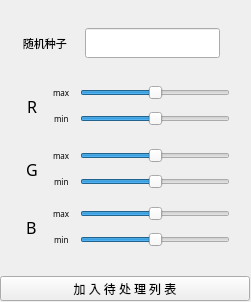
<?xml version="1.0" encoding="UTF-8"?>
<ui version="4.0">
 <class>Cui</class>
 <widget class="QWidget" name="Cui">
  <property name="geometry">
   <rect>
    <x>0</x>
    <y>0</y>
    <width>251</width>
    <height>302</height>
   </rect>
  </property>
  <property name="windowTitle">
   <string>Form</string>
  </property>
  <widget class="QWidget" name="layoutWidget">
   <property name="geometry">
    <rect>
     <x>0</x>
     <y>0</y>
     <width>252</width>
     <height>303</height>
    </rect>
   </property>
   <layout class="QVBoxLayout" name="verticalLayout_2">
    <item>
     <widget class="SimpleCardWidget" name="SimpleCardWidget">
      <property name="minimumSize">
       <size>
        <width>225</width>
        <height>270</height>
       </size>
      </property>
      <property name="maximumSize">
       <size>
        <width>250</width>
        <height>270</height>
       </size>
      </property>
      <property name="focusPolicy">
       <enum>Qt::ClickFocus</enum>
      </property>
      <layout class="QGridLayout" name="gridLayout_6">
       <item row="0" column="0">
        <layout class="QGridLayout" name="gridLayout_5">
         <item row="1" column="1">
          <layout class="QGridLayout" name="gridLayout_4">
           <item row="1" column="0">
            <widget class="HorizontalSeparator" name="HorizontalSeparator_5">
             <property name="minimumSize">
              <size>
               <width>0</width>
               <height>5</height>
              </size>
             </property>
             <property name="maximumSize">
              <size>
               <width>16777215</width>
               <height>5</height>
              </size>
             </property>
            </widget>
           </item>
           <item row="0" column="0">
            <layout class="QHBoxLayout" name="horizontalLayout">
             <item>
              <widget class="CaptionLabel" name="CaptionLabel">
               <property name="minimumSize">
                <size>
                 <width>50</width>
                 <height>30</height>
                </size>
               </property>
               <property name="maximumSize">
                <size>
                 <width>50</width>
                 <height>30</height>
                </size>
               </property>
               <property name="font">
                <font>
                 <family>萝莉体</family>
                 <pointsize>8</pointsize>
                 <weight>50</weight>
                 <bold>false</bold>
                </font>
               </property>
               <property name="text">
                <string> 随机种子</string>
               </property>
              </widget>
             </item>
             <item alignment="Qt::AlignHCenter|Qt::AlignVCenter">
              <widget class="SearchLineEdit" name="Text_seed">
               <property name="minimumSize">
                <size>
                 <width>135</width>
                 <height>30</height>
                </size>
               </property>
               <property name="maximumSize">
                <size>
                 <width>135</width>
                 <height>30</height>
                </size>
               </property>
               <property name="focusPolicy">
                <enum>Qt::ClickFocus</enum>
               </property>
               <property name="transparent" stdset="0">
                <bool>true</bool>
               </property>
              </widget>
             </item>
            </layout>
           </item>
           <item row="2" column="0">
            <layout class="QVBoxLayout" name="verticalLayout">
             <item>
              <layout class="QGridLayout" name="gridLayout">
               <item row="0" column="2">
                <widget class="Slider" name="Slider_R_max">
                 <property name="minimumSize">
                  <size>
                   <width>150</width>
                   <height>20</height>
                  </size>
                 </property>
                 <property name="maximumSize">
                  <size>
                   <width>150</width>
                   <height>20</height>
                  </size>
                 </property>
                 <property name="tabletTracking">
                  <bool>false</bool>
                 </property>
                 <property name="focusPolicy">
                  <enum>Qt::StrongFocus</enum>
                 </property>
                 <property name="contextMenuPolicy">
                  <enum>Qt::DefaultContextMenu</enum>
                 </property>
                 <property name="autoFillBackground">
                  <bool>false</bool>
                 </property>
                 <property name="styleSheet">
                  <string notr="true"/>
                 </property>
                 <property name="maximum">
                  <number>100</number>
                 </property>
                 <property name="value">
                  <number>50</number>
                 </property>
                 <property name="sliderPosition">
                  <number>50</number>
                 </property>
                 <property name="orientation">
                  <enum>Qt::Horizontal</enum>
                 </property>
                 <property name="invertedAppearance">
                  <bool>false</bool>
                 </property>
                 <property name="invertedControls">
                  <bool>false</bool>
                 </property>
                 <property name="tickPosition">
                  <enum>QSlider::NoTicks</enum>
                 </property>
                 <property name="tickInterval">
                  <number>0</number>
                 </property>
                </widget>
               </item>
               <item row="0" column="1" alignment="Qt::AlignHCenter|Qt::AlignVCenter">
                <widget class="StrongBodyLabel" name="StrongBodyLabel_11">
                 <property name="minimumSize">
                  <size>
                   <width>0</width>
                   <height>20</height>
                  </size>
                 </property>
                 <property name="maximumSize">
                  <size>
                   <width>25</width>
                   <height>20</height>
                  </size>
                 </property>
                 <property name="font">
                  <font>
                   <family>萝莉体</family>
                   <pointsize>6</pointsize>
                   <weight>50</weight>
                   <bold>false</bold>
                  </font>
                 </property>
                 <property name="text">
                  <string>max</string>
                 </property>
                </widget>
               </item>
               <item row="1" column="1" alignment="Qt::AlignHCenter|Qt::AlignVCenter">
                <widget class="StrongBodyLabel" name="StrongBodyLabel_12">
                 <property name="minimumSize">
                  <size>
                   <width>0</width>
                   <height>20</height>
                  </size>
                 </property>
                 <property name="maximumSize">
                  <size>
                   <width>25</width>
                   <height>20</height>
                  </size>
                 </property>
                 <property name="font">
                  <font>
                   <family>萝莉体</family>
                   <pointsize>6</pointsize>
                   <weight>50</weight>
                   <bold>false</bold>
                  </font>
                 </property>
                 <property name="text">
                  <string>min</string>
                 </property>
                </widget>
               </item>
               <item row="0" column="0" rowspan="2" alignment="Qt::AlignHCenter|Qt::AlignVCenter">
                <widget class="StrongBodyLabel" name="StrongBodyLabel_10">
                 <property name="minimumSize">
                  <size>
                   <width>0</width>
                   <height>40</height>
                  </size>
                 </property>
                 <property name="maximumSize">
                  <size>
                   <width>25</width>
                   <height>40</height>
                  </size>
                 </property>
                 <property name="font">
                  <font>
                   <family>萝莉体</family>
                   <pointsize>12</pointsize>
                   <weight>50</weight>
                   <bold>false</bold>
                  </font>
                 </property>
                 <property name="text">
                  <string>R</string>
                 </property>
                </widget>
               </item>
               <item row="1" column="2">
                <widget class="Slider" name="Slider_R_min">
                 <property name="minimumSize">
                  <size>
                   <width>150</width>
                   <height>20</height>
                  </size>
                 </property>
                 <property name="maximumSize">
                  <size>
                   <width>150</width>
                   <height>20</height>
                  </size>
                 </property>
                 <property name="tabletTracking">
                  <bool>false</bool>
                 </property>
                 <property name="focusPolicy">
                  <enum>Qt::StrongFocus</enum>
                 </property>
                 <property name="contextMenuPolicy">
                  <enum>Qt::DefaultContextMenu</enum>
                 </property>
                 <property name="autoFillBackground">
                  <bool>false</bool>
                 </property>
                 <property name="styleSheet">
                  <string notr="true"/>
                 </property>
                 <property name="minimum">
                  <number>-100</number>
                 </property>
                 <property name="maximum">
                  <number>0</number>
                 </property>
                 <property name="value">
                  <number>-50</number>
                 </property>
                 <property name="sliderPosition">
                  <number>-50</number>
                 </property>
                 <property name="orientation">
                  <enum>Qt::Horizontal</enum>
                 </property>
                 <property name="invertedAppearance">
                  <bool>false</bool>
                 </property>
                 <property name="invertedControls">
                  <bool>false</bool>
                 </property>
                 <property name="tickPosition">
                  <enum>QSlider::NoTicks</enum>
                 </property>
                 <property name="tickInterval">
                  <number>0</number>
                 </property>
                </widget>
               </item>
              </layout>
             </item>
             <item>
              <widget class="HorizontalSeparator" name="HorizontalSeparator">
               <property name="minimumSize">
                <size>
                 <width>0</width>
                 <height>5</height>
                </size>
               </property>
               <property name="maximumSize">
                <size>
                 <width>16777215</width>
                 <height>5</height>
                </size>
               </property>
              </widget>
             </item>
             <item>
              <layout class="QGridLayout" name="gridLayout_2">
               <item row="0" column="1" alignment="Qt::AlignHCenter|Qt::AlignVCenter">
                <widget class="StrongBodyLabel" name="StrongBodyLabel_14">
                 <property name="minimumSize">
                  <size>
                   <width>0</width>
                   <height>20</height>
                  </size>
                 </property>
                 <property name="maximumSize">
                  <size>
                   <width>25</width>
                   <height>20</height>
                  </size>
                 </property>
                 <property name="font">
                  <font>
                   <family>萝莉体</family>
                   <pointsize>6</pointsize>
                   <weight>50</weight>
                   <bold>false</bold>
                  </font>
                 </property>
                 <property name="text">
                  <string>max</string>
                 </property>
                </widget>
               </item>
               <item row="0" column="0" rowspan="2" alignment="Qt::AlignHCenter|Qt::AlignVCenter">
                <widget class="StrongBodyLabel" name="StrongBodyLabel_13">
                 <property name="minimumSize">
                  <size>
                   <width>0</width>
                   <height>40</height>
                  </size>
                 </property>
                 <property name="maximumSize">
                  <size>
                   <width>25</width>
                   <height>40</height>
                  </size>
                 </property>
                 <property name="font">
                  <font>
                   <family>萝莉体</family>
                   <pointsize>12</pointsize>
                   <weight>50</weight>
                   <bold>false</bold>
                  </font>
                 </property>
                 <property name="text">
                  <string>G</string>
                 </property>
                </widget>
               </item>
               <item row="0" column="2">
                <widget class="Slider" name="Slider_G_max">
                 <property name="minimumSize">
                  <size>
                   <width>150</width>
                   <height>20</height>
                  </size>
                 </property>
                 <property name="maximumSize">
                  <size>
                   <width>150</width>
                   <height>20</height>
                  </size>
                 </property>
                 <property name="tabletTracking">
                  <bool>false</bool>
                 </property>
                 <property name="focusPolicy">
                  <enum>Qt::StrongFocus</enum>
                 </property>
                 <property name="contextMenuPolicy">
                  <enum>Qt::DefaultContextMenu</enum>
                 </property>
                 <property name="autoFillBackground">
                  <bool>false</bool>
                 </property>
                 <property name="styleSheet">
                  <string notr="true"/>
                 </property>
                 <property name="maximum">
                  <number>100</number>
                 </property>
                 <property name="value">
                  <number>50</number>
                 </property>
                 <property name="sliderPosition">
                  <number>50</number>
                 </property>
                 <property name="orientation">
                  <enum>Qt::Horizontal</enum>
                 </property>
                 <property name="invertedAppearance">
                  <bool>false</bool>
                 </property>
                 <property name="invertedControls">
                  <bool>false</bool>
                 </property>
                 <property name="tickPosition">
                  <enum>QSlider::NoTicks</enum>
                 </property>
                 <property name="tickInterval">
                  <number>0</number>
                 </property>
                </widget>
               </item>
               <item row="1" column="1" alignment="Qt::AlignHCenter|Qt::AlignVCenter">
                <widget class="StrongBodyLabel" name="StrongBodyLabel_15">
                 <property name="minimumSize">
                  <size>
                   <width>0</width>
                   <height>20</height>
                  </size>
                 </property>
                 <property name="maximumSize">
                  <size>
                   <width>25</width>
                   <height>20</height>
                  </size>
                 </property>
                 <property name="font">
                  <font>
                   <family>萝莉体</family>
                   <pointsize>6</pointsize>
                   <weight>50</weight>
                   <bold>false</bold>
                  </font>
                 </property>
                 <property name="text">
                  <string>min</string>
                 </property>
                </widget>
               </item>
               <item row="1" column="2">
                <widget class="Slider" name="Slider_G_min">
                 <property name="minimumSize">
                  <size>
                   <width>150</width>
                   <height>20</height>
                  </size>
                 </property>
                 <property name="maximumSize">
                  <size>
                   <width>150</width>
                   <height>20</height>
                  </size>
                 </property>
                 <property name="tabletTracking">
                  <bool>false</bool>
                 </property>
                 <property name="focusPolicy">
                  <enum>Qt::StrongFocus</enum>
                 </property>
                 <property name="contextMenuPolicy">
                  <enum>Qt::DefaultContextMenu</enum>
                 </property>
                 <property name="autoFillBackground">
                  <bool>false</bool>
                 </property>
                 <property name="styleSheet">
                  <string notr="true"/>
                 </property>
                 <property name="minimum">
                  <number>-100</number>
                 </property>
                 <property name="maximum">
                  <number>0</number>
                 </property>
                 <property name="value">
                  <number>-50</number>
                 </property>
                 <property name="sliderPosition">
                  <number>-50</number>
                 </property>
                 <property name="orientation">
                  <enum>Qt::Horizontal</enum>
                 </property>
                 <property name="invertedAppearance">
                  <bool>false</bool>
                 </property>
                 <property name="invertedControls">
                  <bool>false</bool>
                 </property>
                 <property name="tickPosition">
                  <enum>QSlider::NoTicks</enum>
                 </property>
                 <property name="tickInterval">
                  <number>0</number>
                 </property>
                </widget>
               </item>
              </layout>
             </item>
             <item>
              <widget class="HorizontalSeparator" name="HorizontalSeparator_2"/>
             </item>
             <item>
              <layout class="QGridLayout" name="gridLayout_3">
               <item row="1" column="2">
                <widget class="Slider" name="Slider_B_min">
                 <property name="minimumSize">
                  <size>
                   <width>150</width>
                   <height>20</height>
                  </size>
                 </property>
                 <property name="maximumSize">
                  <size>
                   <width>150</width>
                   <height>20</height>
                  </size>
                 </property>
                 <property name="tabletTracking">
                  <bool>false</bool>
                 </property>
                 <property name="focusPolicy">
                  <enum>Qt::StrongFocus</enum>
                 </property>
                 <property name="contextMenuPolicy">
                  <enum>Qt::DefaultContextMenu</enum>
                 </property>
                 <property name="autoFillBackground">
                  <bool>false</bool>
                 </property>
                 <property name="styleSheet">
                  <string notr="true"/>
                 </property>
                 <property name="minimum">
                  <number>-100</number>
                 </property>
                 <property name="maximum">
                  <number>0</number>
                 </property>
                 <property name="value">
                  <number>-50</number>
                 </property>
                 <property name="sliderPosition">
                  <number>-50</number>
                 </property>
                 <property name="orientation">
                  <enum>Qt::Horizontal</enum>
                 </property>
                 <property name="invertedAppearance">
                  <bool>false</bool>
                 </property>
                 <property name="invertedControls">
                  <bool>false</bool>
                 </property>
                 <property name="tickPosition">
                  <enum>QSlider::NoTicks</enum>
                 </property>
                 <property name="tickInterval">
                  <number>0</number>
                 </property>
                </widget>
               </item>
               <item row="0" column="1" alignment="Qt::AlignHCenter|Qt::AlignVCenter">
                <widget class="StrongBodyLabel" name="StrongBodyLabel_17">
                 <property name="minimumSize">
                  <size>
                   <width>0</width>
                   <height>20</height>
                  </size>
                 </property>
                 <property name="maximumSize">
                  <size>
                   <width>25</width>
                   <height>20</height>
                  </size>
                 </property>
                 <property name="font">
                  <font>
                   <family>萝莉体</family>
                   <pointsize>6</pointsize>
                   <weight>50</weight>
                   <bold>false</bold>
                  </font>
                 </property>
                 <property name="text">
                  <string>max</string>
                 </property>
                </widget>
               </item>
               <item row="0" column="2">
                <widget class="Slider" name="Slider_B_max">
                 <property name="minimumSize">
                  <size>
                   <width>150</width>
                   <height>20</height>
                  </size>
                 </property>
                 <property name="maximumSize">
                  <size>
                   <width>150</width>
                   <height>20</height>
                  </size>
                 </property>
                 <property name="tabletTracking">
                  <bool>false</bool>
                 </property>
                 <property name="focusPolicy">
                  <enum>Qt::StrongFocus</enum>
                 </property>
                 <property name="contextMenuPolicy">
                  <enum>Qt::DefaultContextMenu</enum>
                 </property>
                 <property name="autoFillBackground">
                  <bool>false</bool>
                 </property>
                 <property name="styleSheet">
                  <string notr="true"/>
                 </property>
                 <property name="maximum">
                  <number>100</number>
                 </property>
                 <property name="value">
                  <number>50</number>
                 </property>
                 <property name="sliderPosition">
                  <number>50</number>
                 </property>
                 <property name="orientation">
                  <enum>Qt::Horizontal</enum>
                 </property>
                 <property name="invertedAppearance">
                  <bool>false</bool>
                 </property>
                 <property name="invertedControls">
                  <bool>false</bool>
                 </property>
                 <property name="tickPosition">
                  <enum>QSlider::NoTicks</enum>
                 </property>
                 <property name="tickInterval">
                  <number>0</number>
                 </property>
                </widget>
               </item>
               <item row="1" column="1" alignment="Qt::AlignHCenter|Qt::AlignVCenter">
                <widget class="StrongBodyLabel" name="StrongBodyLabel_18">
                 <property name="minimumSize">
                  <size>
                   <width>0</width>
                   <height>20</height>
                  </size>
                 </property>
                 <property name="maximumSize">
                  <size>
                   <width>25</width>
                   <height>20</height>
                  </size>
                 </property>
                 <property name="font">
                  <font>
                   <family>萝莉体</family>
                   <pointsize>6</pointsize>
                   <weight>50</weight>
                   <bold>false</bold>
                  </font>
                 </property>
                 <property name="text">
                  <string>min</string>
                 </property>
                </widget>
               </item>
               <item row="0" column="0" rowspan="2" alignment="Qt::AlignHCenter|Qt::AlignVCenter">
                <widget class="StrongBodyLabel" name="StrongBodyLabel_16">
                 <property name="minimumSize">
                  <size>
                   <width>0</width>
                   <height>40</height>
                  </size>
                 </property>
                 <property name="maximumSize">
                  <size>
                   <width>25</width>
                   <height>40</height>
                  </size>
                 </property>
                 <property name="font">
                  <font>
                   <family>萝莉体</family>
                   <pointsize>12</pointsize>
                   <weight>50</weight>
                   <bold>false</bold>
                  </font>
                 </property>
                 <property name="text">
                  <string>B</string>
                 </property>
                </widget>
               </item>
              </layout>
             </item>
            </layout>
           </item>
          </layout>
         </item>
         <item row="2" column="1">
          <widget class="HorizontalSeparator" name="HorizontalSeparator_4">
           <property name="minimumSize">
            <size>
             <width>0</width>
             <height>5</height>
            </size>
           </property>
           <property name="maximumSize">
            <size>
             <width>16777215</width>
             <height>5</height>
            </size>
           </property>
          </widget>
         </item>
         <item row="0" column="1">
          <widget class="HorizontalSeparator" name="HorizontalSeparator_3">
           <property name="minimumSize">
            <size>
             <width>0</width>
             <height>5</height>
            </size>
           </property>
           <property name="maximumSize">
            <size>
             <width>16777215</width>
             <height>5</height>
            </size>
           </property>
          </widget>
         </item>
         <item row="1" column="2">
          <widget class="VerticalSeparator" name="VerticalSeparator_2">
           <property name="minimumSize">
            <size>
             <width>5</width>
             <height>0</height>
            </size>
           </property>
           <property name="maximumSize">
            <size>
             <width>5</width>
             <height>16777215</height>
            </size>
           </property>
          </widget>
         </item>
         <item row="1" column="0">
          <widget class="VerticalSeparator" name="VerticalSeparator">
           <property name="minimumSize">
            <size>
             <width>5</width>
             <height>0</height>
            </size>
           </property>
           <property name="maximumSize">
            <size>
             <width>5</width>
             <height>16777215</height>
            </size>
           </property>
          </widget>
         </item>
        </layout>
       </item>
      </layout>
     </widget>
    </item>
    <item>
     <widget class="PushButton" name="PushButton_SF">
      <property name="minimumSize">
       <size>
        <width>250</width>
        <height>25</height>
       </size>
      </property>
      <property name="maximumSize">
       <size>
        <width>250</width>
        <height>25</height>
       </size>
      </property>
      <property name="font">
       <font>
        <family>萝莉体</family>
        <pointsize>9</pointsize>
        <weight>50</weight>
        <bold>false</bold>
       </font>
      </property>
      <property name="text">
       <string>加 入 待 处 理 列 表</string>
      </property>
     </widget>
    </item>
   </layout>
  </widget>
 </widget>
 <customwidgets>
  <customwidget>
   <class>PushButton</class>
   <extends>QPushButton</extends>
   <header>qfluentwidgets</header>
  </customwidget>
  <customwidget>
   <class>Slider</class>
   <extends>QSlider</extends>
   <header>qfluentwidgets</header>
  </customwidget>
  <customwidget>
   <class>HorizontalSeparator</class>
   <extends>QWidget</extends>
   <header>qfluentwidgets</header>
  </customwidget>
  <customwidget>
   <class>VerticalSeparator</class>
   <extends>QWidget</extends>
   <header>qfluentwidgets</header>
  </customwidget>
  <customwidget>
   <class>CardWidget</class>
   <extends>QFrame</extends>
   <header>qfluentwidgets</header>
   <container>1</container>
  </customwidget>
  <customwidget>
   <class>SimpleCardWidget</class>
   <extends>CardWidget</extends>
   <header>qfluentwidgets</header>
   <container>1</container>
  </customwidget>
  <customwidget>
   <class>CaptionLabel</class>
   <extends>QLabel</extends>
   <header>qfluentwidgets</header>
  </customwidget>
  <customwidget>
   <class>StrongBodyLabel</class>
   <extends>QLabel</extends>
   <header>qfluentwidgets</header>
  </customwidget>
  <customwidget>
   <class>LineEdit</class>
   <extends>QLineEdit</extends>
   <header>qfluentwidgets</header>
  </customwidget>
  <customwidget>
   <class>SearchLineEdit</class>
   <extends>LineEdit</extends>
   <header>qfluentwidgets</header>
  </customwidget>
 </customwidgets>
 <resources/>
 <connections/>
</ui>
